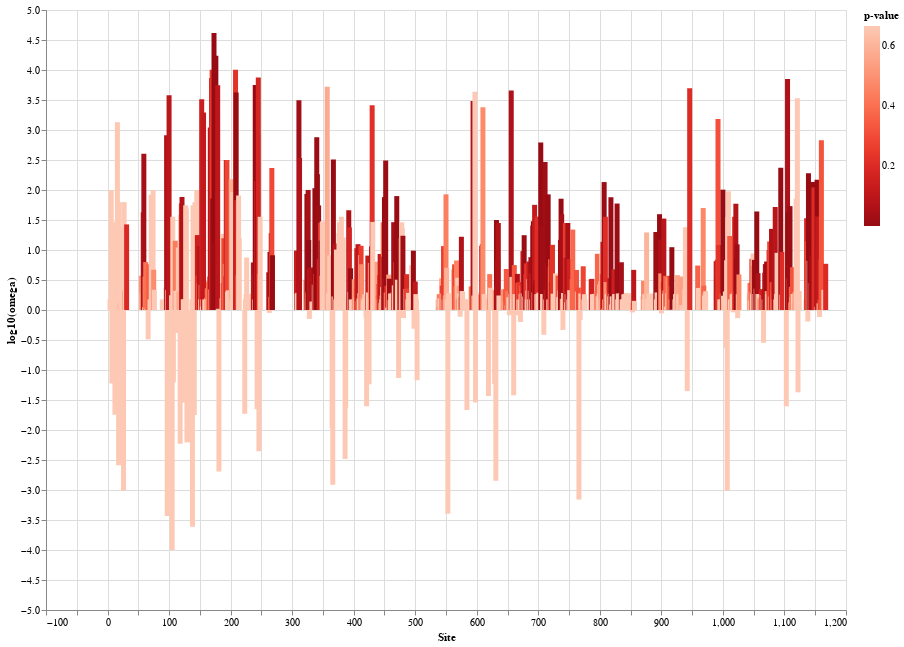

This figure's notebook cell:
### Markdown cell above
## Going with this one for now, log10 transformed omega values, colored by p-value

### Code cell
import numpy as np
df["log10(omega)"] = np.log10(df["omega"])

source = df

line = alt.Chart(source).mark_bar().encode(
    x='Site',
    y='log10(omega)',
    color=alt.Color('p-value', scale=alt.Scale(scheme='reds', reverse=True))
).properties(
    width=800,
    height=600)

line

#line.save('Figure2_MEME.png')

### Figure 1 — Vega-Lite specification as saved in the notebook (floating-point values rounded to 4 significant figures; data arrays with more than 128 entries replaced by an {"elided": "..."} marker saying what was removed)
{"config": {"view": {"continuousWidth": 400, "continuousHeight": 300}}, "data": {"name": "data-cf55a4674d2dc9c0beab98361db86677"}, "mark": "bar", "encoding": {"color": {"type": "quantitative", "field": "p-value", "scale": {"reverse": true, "scheme": "reds"}}, "x": {"type": "quantitative", "field": "Site"}, "y": {"type": "quantitative", "field": "log10(omega)"}}, "height": 600, "width": 800, "$schema": "https://vega.github.io/schema/vega-lite/v4.8.1.json", "datasets": {"data-cf55a4674d2dc9c0beab98361db86677": {"elided": "1167 records"}}}
